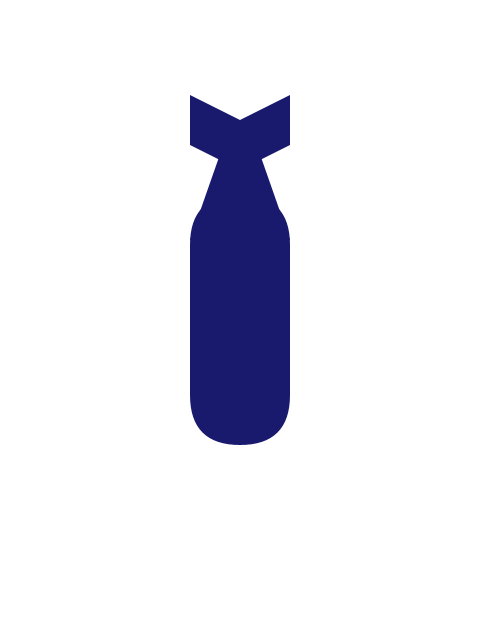
Frame 1 (no input)
Frame 2 (the mouse pressed at the canvas centre, redrawn once): identical to frame 1, image omitted

The Processing sketch that drew this single still picture (run headless with seeded random() and noise(); the mouse was pressed at the canvas centre and the sketch redrawn once):

// Processing sketch: dr_strangelove
// ── dr_strangelove.pde
// Manuale di Programmazione Cinematografica
// Daniele Olmisani, 2016

// Dr. Strangelove

final color PAPER = color(255);
final color INK = color(25, 25, 110);

void setup() {
  size(480, 640);
  noLoop();
}

void draw() {
  
  translate(width/2.0, height/2.0);
  scale(1.0, -1.0);
  
  background(PAPER);
  
  fill(INK);
  noStroke();
  
  rectMode(CENTER);
  rect(0, 0, 100, 250, 150, 150, 150, 150);
  translate(0, 80);
  quad(-50, 0, 50, 0, 15, 100, -15, 100);
  translate(0, 70);
  quad(0, 0, 0, 50,  50, 75,  50, 25);
  quad(0, 0, 0, 50, -50, 75, -50, 25);
  
  save("dr-strangelove.png");
}
